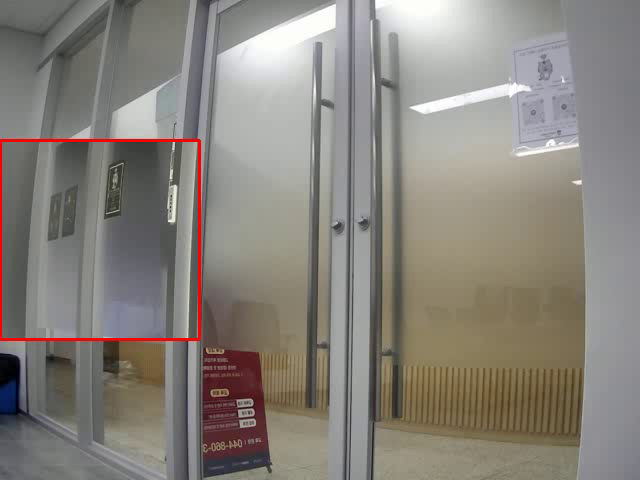
//> input picture frame 0 of data/flip_roi_inverse.avi, 640 x 480 px, given in place of the camera
$ ./09_videoSave   (built with g++ and OpenCV 4)
//> lines starting //> are read from the running program, lines starting //| are printed output that depends on the picture; after the words box and inside, x2 and y2 are one past the last pixel; in counts of white or black regions, pixels touching at a corner belong together
### opencv_ex/part2/colors.hpp
#pragma once
#include <opencv2/opencv.hpp>

namespace Color{
    inline const cv::Scalar Black{0, 0, 0};
    inline const cv::Scalar White{255, 255, 255};

    inline const cv::Scalar Red{0, 0, 255};
    inline const cv::Scalar Green{0, 255, 0};
    inline const cv::Scalar Blue{255, 0, 0};

    inline const cv::Scalar Yellow{0, 255, 255};
    inline const cv::Scalar Cyan{255, 255, 0};
    inline const cv::Scalar Magenta{255, 0, 255};

    inline const cv::Scalar Gray{128, 128, 128};
    inline const cv::Scalar Orange{0, 165, 255};
    inline const cv::Scalar Purple{128, 0, 128};
    inline const cv::Scalar Pink{203, 192, 255};
}

### opencv_ex/part2/09_videoSave.cpp
#include "colors.hpp"
#include <iostream>
#include <opencv2/opencv.hpp>

using namespace std;
using namespace cv;

String folderPath = "/home/chan/chanpark-opencv-2026/data/";

int main()
{
    VideoCapture cap(0, CAP_V4L2);

    if (!cap.isOpened())
    {
        cerr << "카메라를 열수 없습니다." << endl;
    }

    // MJPG
    cap.set(CAP_PROP_FOURCC, VideoWriter::fourcc('M', 'J', 'P', 'G'));
    cap.set(CAP_PROP_FRAME_WIDTH, 640);
    cap.set(CAP_PROP_FRAME_HEIGHT, 480);
    cap.set(CAP_PROP_FPS, 30);

    // 출력 설정
    int w = 640;
    int h = 480;
    double fps = 30.0;
    int fourcc = VideoWriter::fourcc('D', 'I', 'V', 'X');

    VideoWriter outVideo(folderPath + "flip_roi_inverse.avi", fourcc, fps, Size(w, h));


    Mat frame;
    int x = (540 - 200) / 2;
    int y = (480 - 200) / 2;
    int move_x = 0;
    for (int i = 0; i < 1000; ++i)
    {
        cap >> frame;
//> frame is the input picture: 480 rows x 640 cols, CV_8UC3; mean B, G, R 124.4, 131.1, 136.1
        flip(frame, frame, 1);
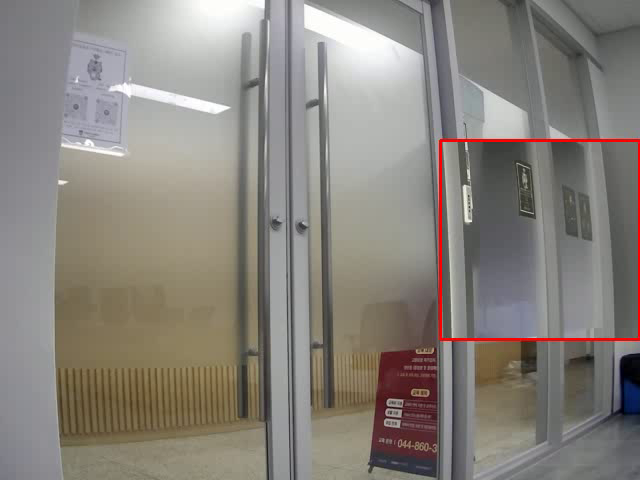
//> frame: 480 rows x 640 cols, CV_8UC3; mean B, G, R 124.4, 131.1, 136.1
        Mat roi = frame(Rect(move_x, y, 200, 200));
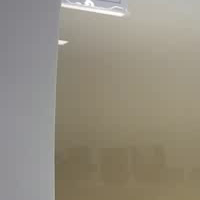
//> roi: 200 rows x 200 cols, CV_8UC3; mean B, G, R 128, 141.8, 148.2
        roi = ~roi;
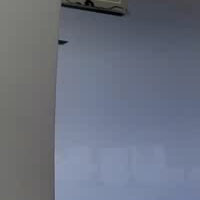
//> roi: 200 rows x 200 cols, CV_8UC3; mean B, G, R 127, 113.2, 106.8
        rectangle(frame, Rect(move_x, y, 200, 200), Color::Red, 2);
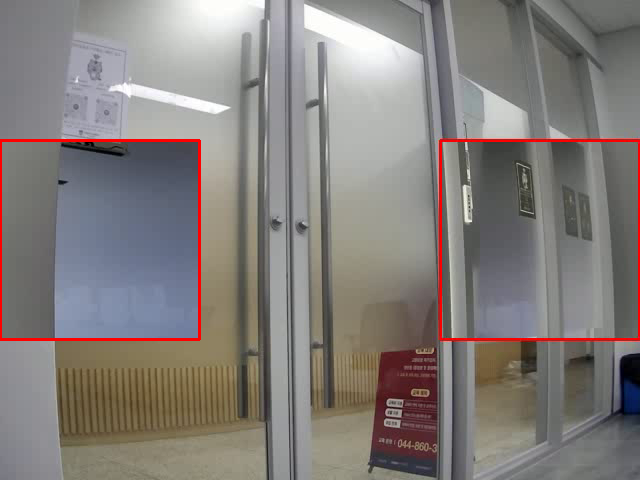
//> frame: 480 rows x 640 cols, CV_8UC3; 13.22% of pixels changed, all inside (x1, y1, x2, y2) = (0, 139, 201, 341)
        if (waitKey(30) == 27)
            break;
        outVideo << frame;
        imshow("frame", frame);
        move_x += 1;
        if (move_x > 340){
            move_x = 0;
        }
    }
//> pass 2 of the loop `for (int i = 0; i < 1000; ++i)`:
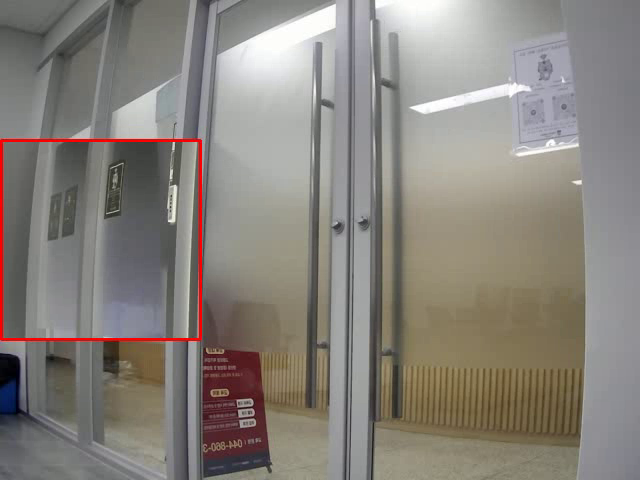
//> input picture frame 1 of data/flip_roi_inverse.avi, 640 x 480 px, given in place of the camera
//> frame is the input picture: 480 rows x 640 cols, CV_8UC3; mean B, G, R 124.3, 130.8, 136
//> `roi = ~roi;`:
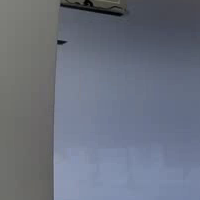
//> roi: 200 rows x 200 cols, CV_8UC3; mean B, G, R 126.6, 113.1, 106.9
//> `rectangle(frame, Rect(move_x, y, 200, 200), Color::Red, 2);`:
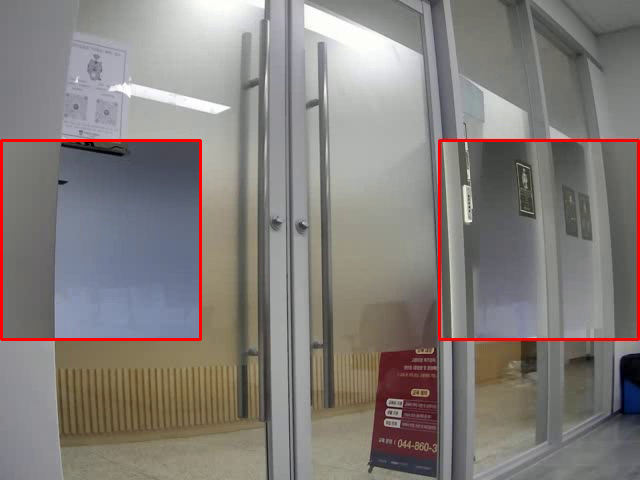
//> frame: 480 rows x 640 cols, CV_8UC3; mean B, G, R 123, 126.1, 131.7
//> pass 3 of the loop `for (int i = 0; i < 1000; ++i)`:
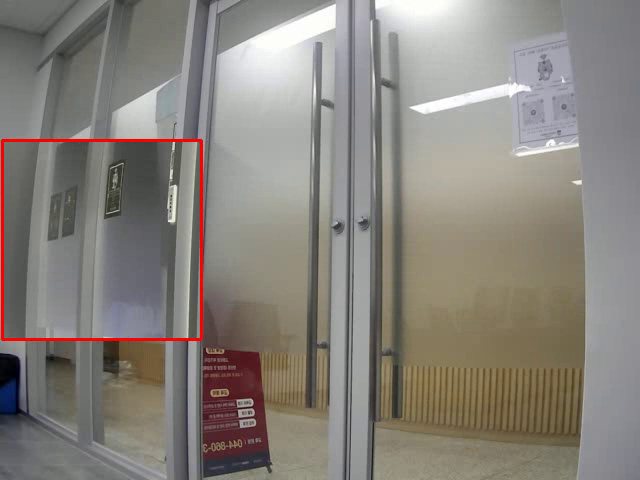
//> input picture frame 2 of data/flip_roi_inverse.avi, 640 x 480 px, given in place of the camera
//> frame is the input picture: 480 rows x 640 cols, CV_8UC3; mean B, G, R 124.3, 130.8, 136
//> `roi = ~roi;`:
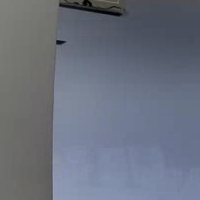
//> roi: 200 rows x 200 cols, CV_8UC3; mean B, G, R 126.2, 112.7, 106.6
//> `rectangle(frame, Rect(move_x, y, 200, 200), Color::Red, 2);`:
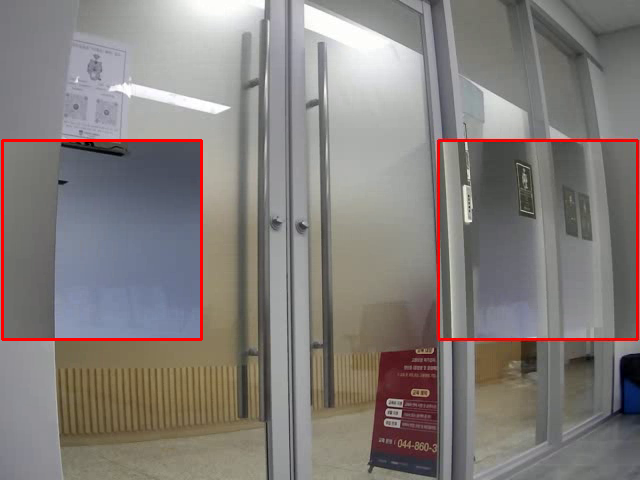
//> frame: 480 rows x 640 cols, CV_8UC3; mean B, G, R 123, 126, 131.6
    cap.release();
    outVideo.release();
    destroyAllWindows();
    return 0;
}
